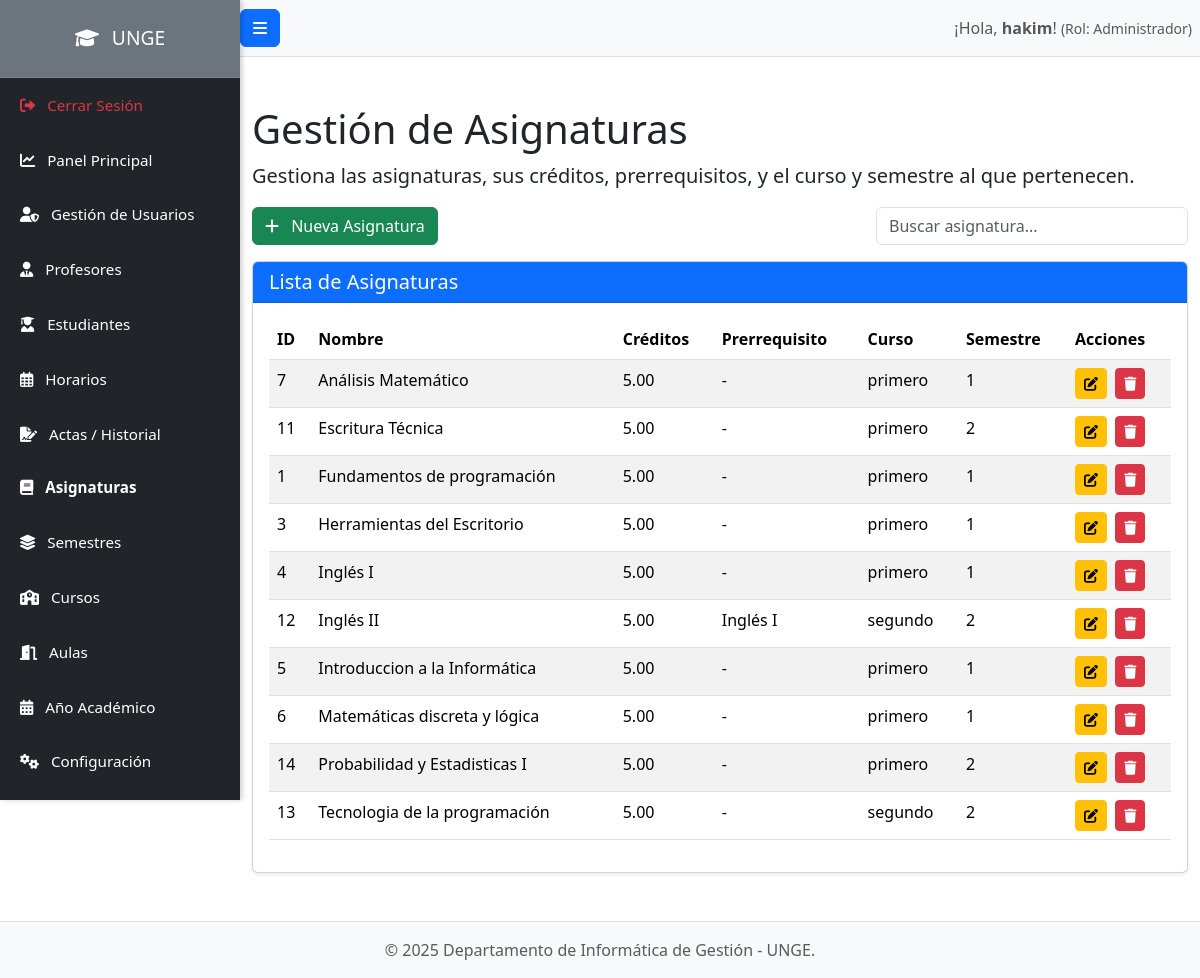
Screenshot of /admin/asignaturas.php (signed in) with the database file from the repository.
### tables this page shows
CREATE TABLE `asignaturas` (
  `id` int(11) NOT NULL,
  `nombre_asignatura` varchar(255) NOT NULL,
  `creditos` decimal(4,2) NOT NULL,
  `id_prerequisito` int(11) DEFAULT NULL,
  `id_curso` int(11) DEFAULT NULL,
  `semestre_recomendado` int(11) DEFAULT NULL
);

CREATE TABLE `cursos` (
  `id` int(11) NOT NULL,
  `nombre_curso` varchar(100) NOT NULL,
  `descripcion` text DEFAULT NULL,
  `created_at` timestamp NOT NULL DEFAULT current_timestamp(),
  `updated_at` timestamp NOT NULL DEFAULT current_timestamp() ON UPDATE current_timestamp()
);

### admin/asignaturas.php (the view, shortened to what this page needs)
<?php
require_once '../config/database.php';
include_once '../includes/header.php';
$stmt_asignaturas = $pdo->query("SELECT a.id, a.nombre_asignatura, a.creditos,
                                 pa.nombre_asignatura AS prerequisito_nombre,
                                 c.nombre_curso, a.semestre_recomendado,
                                 a.id_prerequisito, a.id_curso
                                 FROM asignaturas a
                                 LEFT JOIN asignaturas pa ON a.id_prerequisito = pa.id
                                 LEFT JOIN cursos c ON a.id_curso = c.id
                                 ORDER BY a.nombre_asignatura ASC");
$asignaturas = $stmt_asignaturas->fetchAll(PDO::FETCH_ASSOC);
?>
<h1 class="mt-4">Gestión de Asignaturas</h1>
<p class="lead">Gestiona las asignaturas, sus créditos, prerrequisitos, y el curso y semestre al que pertenecen.</p>
<div class="d-flex justify-content-between mb-3 align-items-center">
    <button type="button" class="btn btn-success" data-bs-toggle="modal" data-bs-target="#subjectModal" id="addNewSubjectBtn">
        <i class="fas fa-plus me-2"></i> Nueva Asignatura
    </button>
    <div class="col-md-4">
        <input type="search" class="form-control" id="searchInput" placeholder="Buscar asignatura...">
    </div>
</div>
<div class="card shadow-sm mb-4">
    <div class="card-header bg-primary text-white">
        <h5 class="mb-0">Lista de Asignaturas</h5>
    </div>
    <div class="card-body">
        <div class="table-responsive">
            <table class="table table-hover table-striped" id="asignaturasTable">
                <thead>
                    <tr>
                        <th>ID</th>
                        <th>Nombre</th>
                        <th>Créditos</th>
                        <th>Prerrequisito</th>
                        <th>Curso</th>
                        <th>Semestre</th>
                        <th>Acciones</th>
                    </tr>
                </thead>
                <tbody>
                    <?php if (count($asignaturas) > 0): ?>
                        <?php foreach ($asignaturas as $asignatura): ?>
                            <tr data-id="<?php echo htmlspecialchars($asignatura['id']); ?>"
                                data-nombre_asignatura="<?php echo htmlspecialchars($asignatura['nombre_asignatura']); ?>"
                                data-creditos="<?php echo htmlspecialchars($asignatura['creditos']); ?>"
                                data-id_prerequisito="<?php echo htmlspecialchars($asignatura['id_prerequisito']); ?>"
                                data-id_curso="<?php echo htmlspecialchars($asignatura['id']); ?>"
                                data-semestre_recomendado="<?php echo htmlspecialchars($asignatura['semestre_recomendado']); ?>">
                                <td><?php echo htmlspecialchars($asignatura['id']); ?></td>
                                <td><?php echo htmlspecialchars($asignatura['nombre_asignatura']); ?></td>
                                <td><?php echo htmlspecialchars($asignatura['creditos']); ?></td>
                                <td><?php echo htmlspecialchars($asignatura['prerequisito_nombre'] ?? '-'); ?></td>
                                <td><?php echo htmlspecialchars($asignatura['nombre_curso'] ?? '-'); ?></td>
                                <td><?php echo htmlspecialchars($asignatura['semestre_recomendado'] ?? '-'); ?></td>
                                <td>
                                    <button type="button" class="btn btn-warning btn-sm edit-btn me-1" title="Editar"
                                            data-bs-toggle="modal" data-bs-target="#subjectModal">
                                        <i class="fas fa-edit"></i>
                                    </button>
                                    <a href="asignaturas.php?action=delete&id=<?php echo htmlspecialchars($asignatura['id']); ?>"
                                       class="btn btn-danger btn-sm delete-btn" title="Eliminar"
                                       onclick="return confirm('¿Estás seguro de que quieres eliminar esta asignatura? Esta acción es irreversible y podría afectar otros registros.');">
                                        <i class="fas fa-trash"></i>
                                    </a>
                                </td>
                            </tr>
                        <?php endforeach; ?>
                    <?php else: ?>
                        <tr>
                            <td colspan="7" class="text-center">No hay asignaturas registradas.</td>
                        </tr>
                    <?php endif; ?>
                </tbody>
            </table>
        </div>
    </div>
</div>
<?php include_once '../includes/footer.php'; ?>
<div class="toast-container position-fixed bottom-0 end-0 p-3" style="z-index: 1100;">
    </div>

### public/css/style.css (style rules this page uses)
body { overflow-x: hidden; }
body { display: flex; flex-direction: column; min-height: 100vh; }
.card { border-radius: 0.5rem; border: none; }
a { color: #007bff; }

### rows the page displays
asignaturas: id "7", nombre_asignatura "Análisis Matemático", creditos "5.00", prerequisito_nombre "-", id_curso.nombre_curso "primero", semestre_recomendado "1"
asignaturas: id "11", nombre_asignatura "Escritura Técnica", creditos "5.00", prerequisito_nombre "-", id_curso.nombre_curso "primero", semestre_recomendado "2"
asignaturas: id "1", nombre_asignatura "Fundamentos de programación", creditos "5.00", prerequisito_nombre "-", id_curso.nombre_curso "primero", semestre_recomendado "1"
asignaturas: id "3", nombre_asignatura "Herramientas del Escritorio", creditos "5.00", prerequisito_nombre "-", id_curso.nombre_curso "primero", semestre_recomendado "1"
asignaturas: id "4", nombre_asignatura "Inglés I", creditos "5.00", prerequisito_nombre "-", id_curso.nombre_curso "primero", semestre_recomendado "1"
asignaturas: id "12", nombre_asignatura "Inglés II", creditos "5.00", id_prerequisito.nombre_asignatura "Inglés I", id_curso.nombre_curso "segundo", semestre_recomendado "2"
asignaturas: id "5", nombre_asignatura "Introduccion a la Informática", creditos "5.00", prerequisito_nombre "-", id_curso.nombre_curso "primero", semestre_recomendado "1"
asignaturas: id "6", nombre_asignatura "Matemáticas discreta y lógica", creditos "5.00", prerequisito_nombre "-", id_curso.nombre_curso "primero", semestre_recomendado "1"
asignaturas: id "14", nombre_asignatura "Probabilidad y Estadisticas I", creditos "5.00", prerequisito_nombre "-", id_curso.nombre_curso "primero", semestre_recomendado "2"
asignaturas: id "13", nombre_asignatura "Tecnologia de la programación", creditos "5.00", prerequisito_nombre "-", id_curso.nombre_curso "segundo", semestre_recomendado "2"

### other values shown
$_SESSION['username'] "hakim"
$_SESSION['user_role'] "Administrador"
